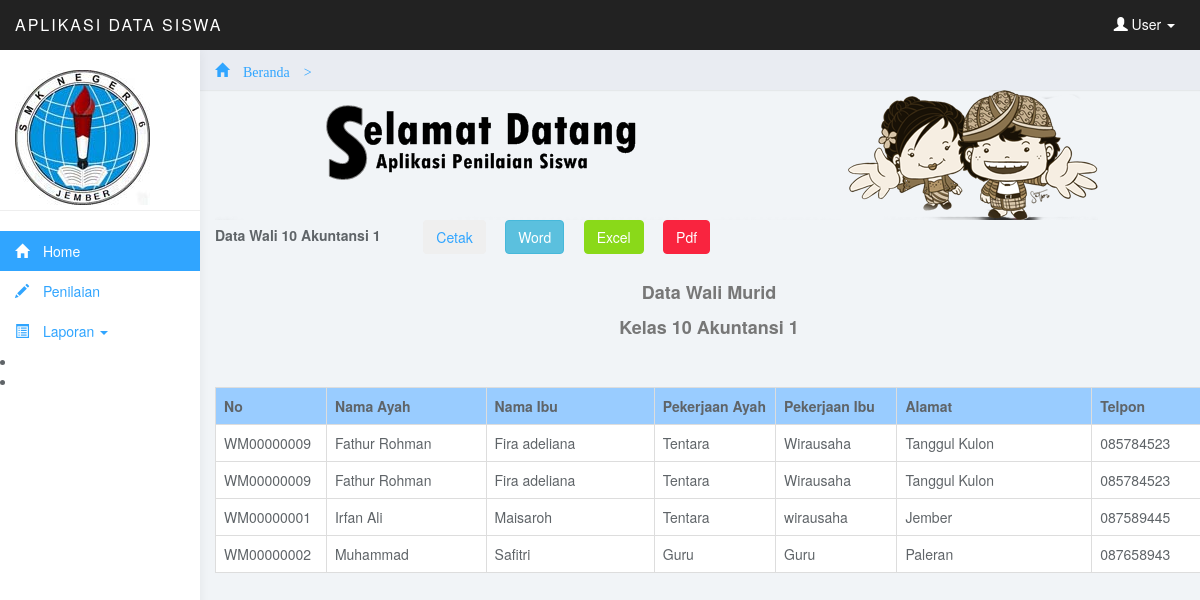
/admin/menu.php?page=laporwali&kelas=K000000003 (signed in), run on the app's committed database.
### tables this page shows
CREATE TABLE IF NOT EXISTS `tb_kelas` (
  `kode_kelas` varchar(10) NOT NULL,
  `kompetensi_kode` char(10) NOT NULL,
  `kelas` varchar(100) NOT NULL,
  `nama_kelas` varchar(50) NOT NULL,
  PRIMARY KEY (`kode_kelas`)
);

CREATE TABLE IF NOT EXISTS `tb_siswa` (
  `siswa_nisn` char(15) NOT NULL,
  `wali_id` char(10) NOT NULL,
  `kompetensi_kode` char(10) NOT NULL,
  `siswa_nama` varchar(30) NOT NULL,
  `siswa_alamat` varchar(50) NOT NULL,
  `siswa_tgllahir` varchar(100) NOT NULL,
  `siswa_foto` varchar(100) NOT NULL,
  `kode_kelas` varchar(10) NOT NULL,
  `password` varchar(15) NOT NULL,
  PRIMARY KEY (`siswa_nisn`)
);

CREATE TABLE IF NOT EXISTS `tb_walimurid` (
  `wali_id` char(10) NOT NULL,
  `wali_namaayah` char(25) NOT NULL,
  `wali_pekerjaanayah` char(15) NOT NULL,
  `wali_namaibu` char(25) NOT NULL,
  `wali_pekerjaanibu` char(15) NOT NULL,
  `wali_alamat` char(50) NOT NULL,
  `wali_telpon` varchar(12) NOT NULL,
  PRIMARY KEY (`wali_id`)
);

### admin/Data/laporan/laporan_wali.php (the view, shortened to what this page needs)
<?php $kelas=$_GET['kelas']; $h=mysql_query("select * from tb_kelas where kode_kelas='$kelas'"); $fg=mysql_fetch_array($h);?>
<div class="table-header">
  <div class="nav-collapse"> <strong>Data Wali <?php  echo $fg['nama_kelas']?>  &nbsp;&nbsp;&nbsp;&nbsp;&nbsp;&nbsp;&nbsp;&nbsp;&nbsp;</strong> <a target="_blank" href="Data/laporan/laporan_walicetak.php?kelas=<?php echo $kelas ?>">
    <button type="submit" class="btn btn-inverse" name="btncari"><i class="icon-print"></i>Cetak</button>
  </a> &nbsp;&nbsp;&nbsp;
  <a target="_blank" href="Data/laporan/laporan_waliword.php?kelas=<?php echo $kelas ?>">
    <button type="submit" class="btn btn-info" name="btncari"><i class="icon-save"></i>Word</button>
  </a>&nbsp;&nbsp;&nbsp;
  <a target="_blank" href="Data/laporan/laporan_waliexcel.php?kelas=<?php echo $kelas ?>">
    <button type="submit" class="btn btn-success" name="btncari"><i class="icon-save"></i>Excel</button>
  </a>&nbsp;&nbsp;&nbsp;
  <a target="_blank" href="Data/laporan/laporan_walipdf.php?kelas=<?php echo $kelas ?>">
    <button type="submit" class="btn btn-danger" name="btncari"><i class="icon-save"></i>Pdf</button>
  </a>
  </div>
</div>
<table width="988" border="0" >
  <tr>
    <td width="885" height="42"><div align="center" class="style3">
      <div align="center"><br>
        <p>Data Wali Murid</p>
        <p>Kelas <?php  echo $fg['nama_kelas']?> </p>
        <p>&nbsp;</p>
      </div>
    </div>
        <table width="1100" border="0" class="table table-bordered table-hover">
          <tr>
            <td width="33" bgcolor="#99CCFF"><strong>No</strong></td>
            <td width="150" bgcolor="#99CCFF"><strong>Nama Ayah </strong></td>
            <td width="158" bgcolor="#99CCFF"><strong>Nama Ibu </strong></td>
            <td width="114" bgcolor="#99CCFF"><strong>Pekerjaan Ayah </strong></td>
            <td width="114" bgcolor="#99CCFF"><strong>Pekerjaan Ibu </strong></td>
            <td width="183" bgcolor="#99CCFF"><strong>Alamat</strong></td>
            <td width="104" bgcolor="#99CCFF"><strong>Telpon</strong></td>
          </tr>
<?php $sql=mysql_query("select tb_siswa.*, tb_walimurid.*, tb_kelas.* from tb_walimurid, tb_siswa, tb_kelas where tb_walimurid.wali_id=tb_siswa.wali_id and tb_siswa.kode_kelas=tb_kelas.kode_kelas and tb_kelas.kode_kelas='$kelas'")or die (mysql_error()); while($tam=mysql_fetch_array($sql)){ ?>
          <tr>
            <td><?php echo $tam['wali_id'] ?></td>
            <td><?php echo $tam['wali_namaayah'] ?></td>
            <td><?php echo $tam['wali_namaibu'] ?></td>
            <td><?php echo $tam['wali_pekerjaanayah'] ?></td>
            <td><?php echo $tam['wali_pekerjaanibu'] ?></td>
            <td><?php echo $tam['wali_alamat'] ?></td>
            <td><?php echo $tam['wali_telpon'] ?></td>
          </tr><?php } ?>
      </table>
    </td>
  </tr>
</table>

### admin/css/styles.css (style rules this page uses)
body { background: #f1f4f7; padding-top: 50px; color: #5f6468; }
p { color: #777; }
a, a:hover, a:focus { color: #30a5ff; }
.btn-success, .btn-success:hover, .btn-success:focus, .btn-success:active, .btn-success.active, .open > .dropdown-toggle.btn-success, .btn-success.disabled, .btn-success[disabled], fieldset[disabled] .btn-success, .btn-success.disabled:hover, .btn-success[disabled]:hover, fieldset[disabled] .btn-success:hover, .btn-success.disabled:focus, .btn-success[disabled]:focus, fieldset[disabled] .btn-success:focus, .btn-success.disabled:active, .btn-success[disabled]:active, fieldset[disabled] .btn-success:active, .btn-success.disabled.active, .btn-success[disabled].active, fieldset[disabled] .btn-success.active { background-color: #8ad919; border-color: #8ad919; }
.btn-danger, .btn-danger:hover, .btn-danger:focus, .btn-danger:active, .btn-danger.active, .open > .dropdown-toggle.btn-danger, .btn-danger.disabled, .btn-danger[disabled], fieldset[disabled] .btn-danger, .btn-danger.disabled:hover, .btn-danger[disabled]:hover, fieldset[disabled] .btn-danger:hover, .btn-danger.disabled:focus, .btn-danger[disabled]:focus, fieldset[disabled] .btn-danger:focus, .btn-danger.disabled:active, .btn-danger[disabled]:active, fieldset[disabled] .btn-danger:active, .btn-danger.disabled.active, .btn-danger[disabled].active, fieldset[disabled] .btn-danger.active { background-color: #f9243f; border-color: #f9243f; }
.table { background: #fff; }

### data on the page
tb_kelas: nama_kelas "10 Akuntansi 1"
tb_siswa: wali.wali_id "WM00000009", wali.wali_namaayah "Fathur Rohman", wali.wali_namaibu "Fira adeliana", wali.wali_pekerjaanayah "Tentara", wali.wali_pekerjaanibu "Wirausaha", wali.wali_alamat "Tanggul Kulon", wali.wali_telpon "085784523"
tb_siswa: wali.wali_id "WM00000009", wali.wali_namaayah "Fathur Rohman", wali.wali_namaibu "Fira adeliana", wali.wali_pekerjaanayah "Tentara", wali.wali_pekerjaanibu "Wirausaha", wali.wali_alamat "Tanggul Kulon", wali.wali_telpon "085784523"
tb_siswa: wali.wali_id "WM00000001", wali.wali_namaayah "Irfan Ali", wali.wali_namaibu "Maisaroh", wali.wali_pekerjaanayah "Tentara", wali.wali_pekerjaanibu "wirausaha", wali.wali_alamat "Jember", wali.wali_telpon "087589445"
tb_siswa: wali.wali_id "WM00000002", wali.wali_namaayah "Muhammad", wali.wali_namaibu "Safitri", wali.wali_pekerjaanayah "Guru", wali.wali_pekerjaanibu "Guru", wali.wali_alamat "Paleran", wali.wali_telpon "087658943"
